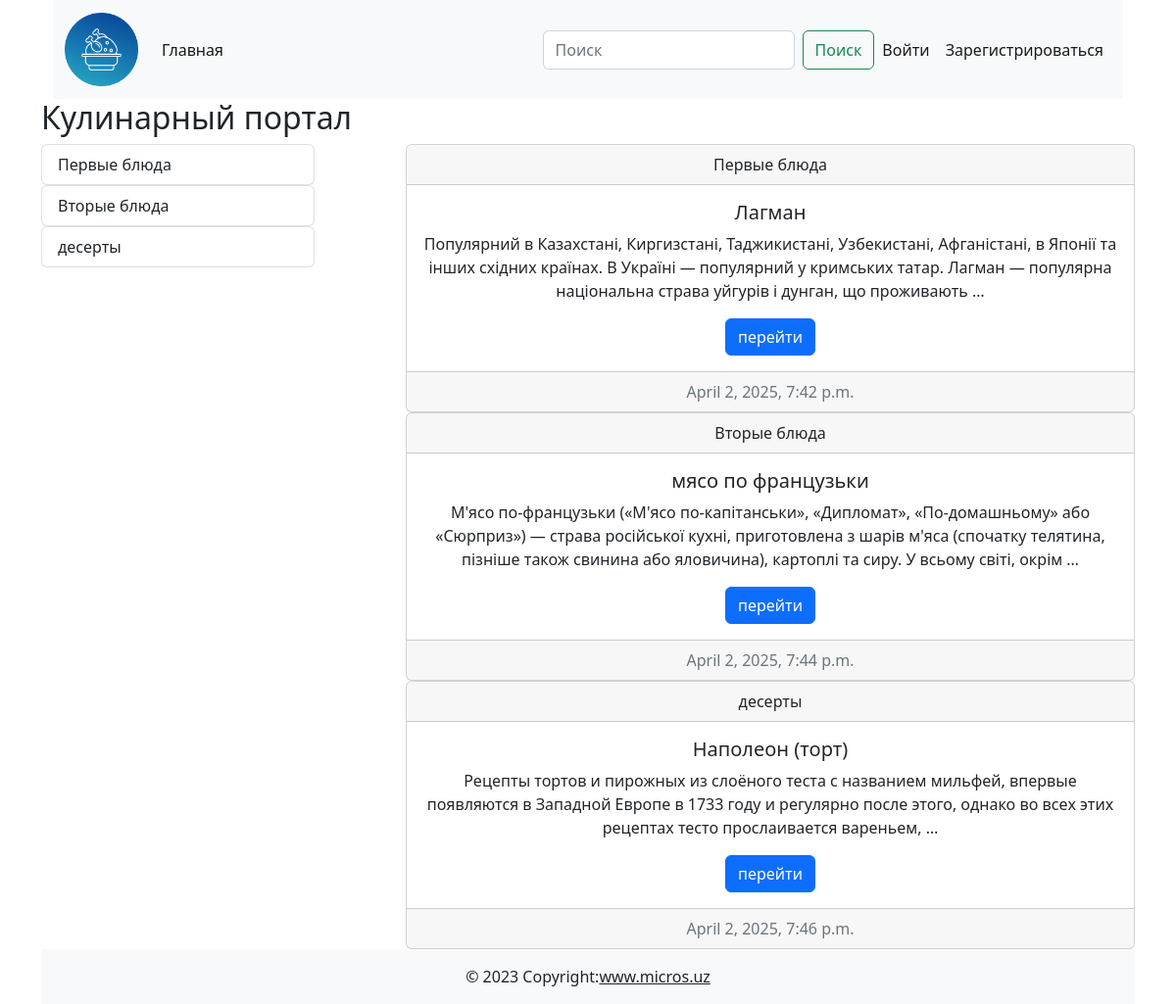
The app's page /, older data.
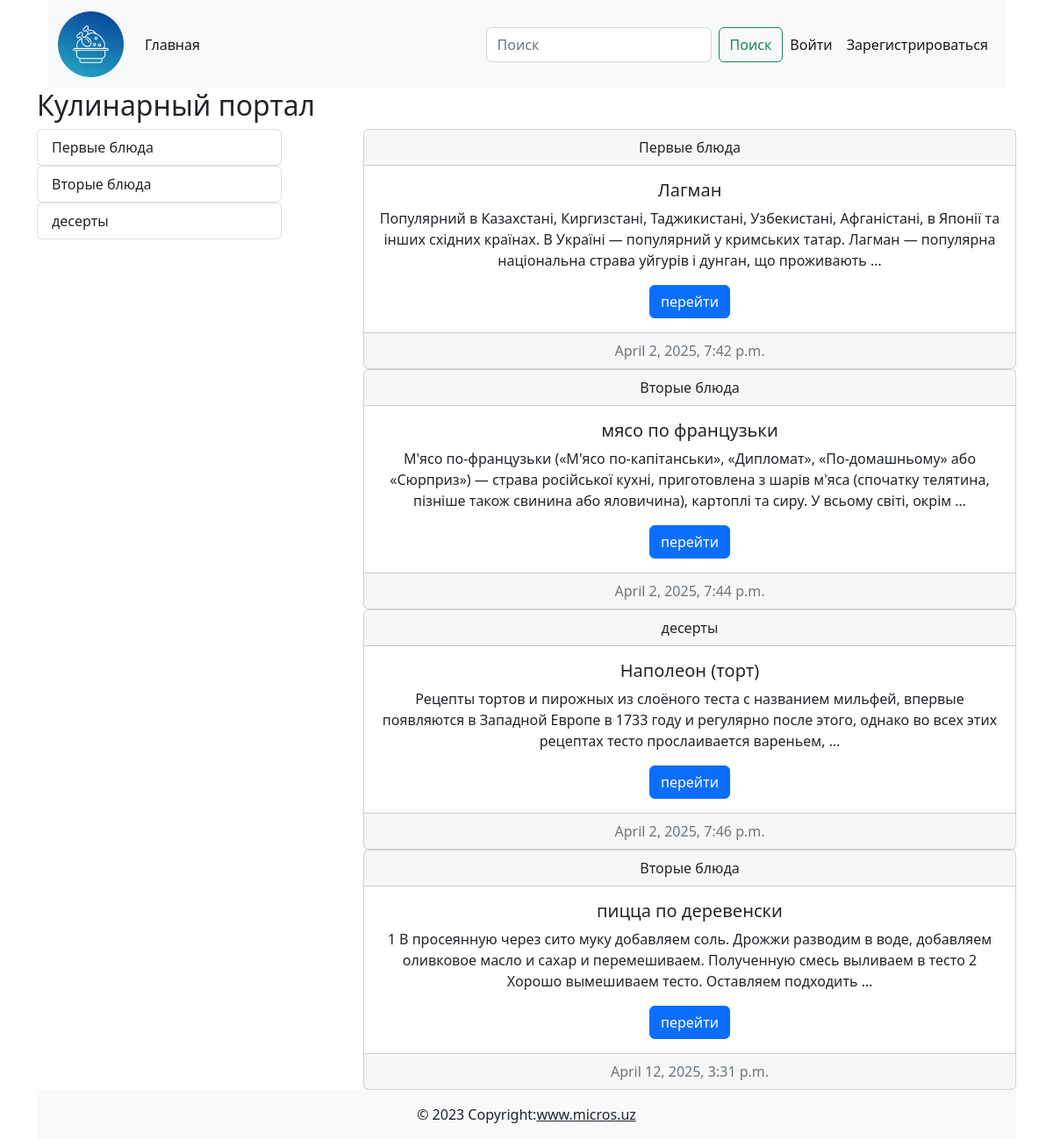
The same page, newer data.
### cooking/models.py (models this page shows, shortened)
class Category(models.Model):
    title = models.CharField(max_length=255)
    def __str__(self):
        return self.title
    def get_absolute_url(self):
        return reverse('category_list', kwargs={'pk':self.pk})

class Post(models.Model):
    title = models.CharField(max_length=255)
    content = models.TextField(default='скоро тут будет статья')
    created_at = models.DateTimeField(auto_now_add=True)
    updated_at = models.DateTimeField(auto_now=True)
    photo = models.ImageField(upload_to='photos/', blank=True, null=True)
    watched = models.IntegerField(default=0)
    is_published = models.BooleanField(default=True)
    category = models.ForeignKey(Category,on_delete=models.CASCADE)
    def get_absolute_url(self):
        return reverse('post_detail', kwargs={'pk':self.pk})

### cooking/views.py (the view)
# urls.py: path('', index, name='index'),
def index(request):
    posts = Post.objects.all()
    context = {
        'title':'Главная страница',
        'posts':posts,
    }
    return render(request,'cooking/index.html',context)

### cooking/templatetags/blog_tags.py (called while the page is built)
@register.simple_tag()
def get_all_categories():
    return Category.objects.all()

### cooking/templates/cooking/index.html
{% extends "base.html" %}
{% load blog_tags %}
{% block main %}
<h2>Кулинарный портал</h2>
<div class="d-flex justify-content-between">
    <div class="col-3">
    {% get_all_categories as categories %}
    {% for c in categories %}
    {% include 'cooking/components/categorie_buttons.html' %}
    {% endfor %}
</div>
<div class="col-8">
{% for p in posts%}
{% include 'cooking/components/posts.html' %}
{% endfor %}
</div>
{% endblock main %}

### cooking/templates/cooking/components/categorie_buttons.html
    <div class="list-group">
        <a href="{{c.get_absolute_url}}" class="list-group-item list-group-item-action">{{c}}</a>
    </div>

### cooking/templates/cooking/components/posts.html
    <div class="card text-center"><div class="card-header">{{p.category}}</div>
        <div class="card-body"><h5 class="card-title">{{p.title}}</h5><p class="card-text">{{p.content | truncatewords:30}}</p><a href={{p.get_absolute_url}} class="btn btn-primary">перейти</a></div>
        <div class="card-footer text-muted">{{p.created_at}}</div>
    </div>

Row changes from the older to the newer data that the page shows:
added Post: category "Вторые блюда", title "пицца по деревенски", content "1 В просеянную через сито муку добавляем соль. Дрожжи разводим в воде, добавляем оливковое масло и сахар и перемешиваем. Полученную смесь выливаем в тесто 2 Хорошо вымешиваем тесто. Оставляем подходить …", created_at "April 12, 2025, 3:31 p.m."
